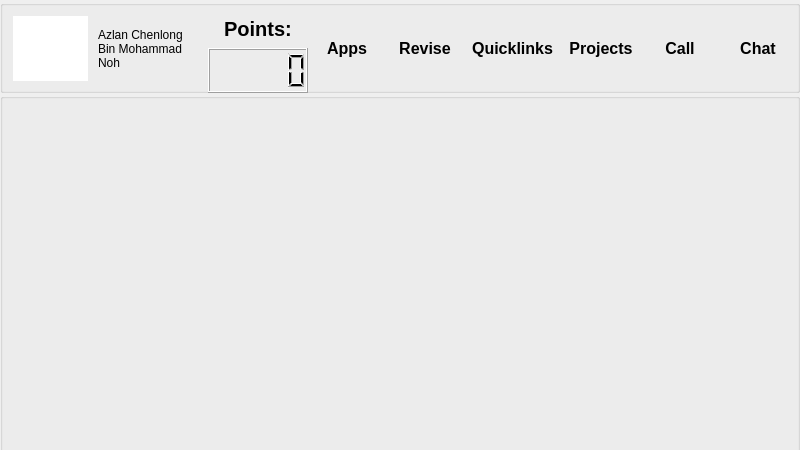
<?xml version="1.0" encoding="UTF-8"?>
<ui version="4.0">
 <class>Home</class>
 <widget class="QMainWindow" name="Home">
  <property name="windowModality">
   <enum>Qt::ApplicationModal</enum>
  </property>
  <property name="enabled">
   <bool>true</bool>
  </property>
  <property name="geometry">
   <rect>
    <x>0</x>
    <y>0</y>
    <width>800</width>
    <height>450</height>
   </rect>
  </property>
  <property name="sizePolicy">
   <sizepolicy hsizetype="Preferred" vsizetype="Preferred">
    <horstretch>0</horstretch>
    <verstretch>0</verstretch>
   </sizepolicy>
  </property>
  <property name="minimumSize">
   <size>
    <width>800</width>
    <height>450</height>
   </size>
  </property>
  <property name="maximumSize">
   <size>
    <width>1280</width>
    <height>720</height>
   </size>
  </property>
  <property name="acceptDrops">
   <bool>false</bool>
  </property>
  <property name="windowTitle">
   <string>Student Ignite</string>
  </property>
  <property name="accessibleName">
   <string>Student Ignite</string>
  </property>
  <property name="accessibleDescription">
   <string>Student Ignite - Home</string>
  </property>
  <property name="autoFillBackground">
   <bool>true</bool>
  </property>
  <property name="locale">
   <locale language="English" country="Singapore"/>
  </property>
  <property name="documentMode">
   <bool>false</bool>
  </property>
  <property name="tabShape">
   <enum>QTabWidget::Rounded</enum>
  </property>
  <property name="dockNestingEnabled">
   <bool>true</bool>
  </property>
  <property name="unifiedTitleAndToolBarOnMac">
   <bool>true</bool>
  </property>
  <widget class="QWidget" name="centralwidget">
   <property name="enabled">
    <bool>true</bool>
   </property>
   <property name="sizePolicy">
    <sizepolicy hsizetype="Preferred" vsizetype="Preferred">
     <horstretch>0</horstretch>
     <verstretch>0</verstretch>
    </sizepolicy>
   </property>
   <property name="minimumSize">
    <size>
     <width>800</width>
     <height>450</height>
    </size>
   </property>
   <property name="maximumSize">
    <size>
     <width>12800</width>
     <height>7200</height>
    </size>
   </property>
   <layout class="QVBoxLayout" name="verticalLayout_2">
    <property name="spacing">
     <number>0</number>
    </property>
    <property name="sizeConstraint">
     <enum>QLayout::SetMinimumSize</enum>
    </property>
    <property name="leftMargin">
     <number>0</number>
    </property>
    <property name="topMargin">
     <number>0</number>
    </property>
    <property name="rightMargin">
     <number>0</number>
    </property>
    <property name="bottomMargin">
     <number>200</number>
    </property>
    <item>
     <widget class="QGroupBox" name="groupBox_2">
      <property name="sizePolicy">
       <sizepolicy hsizetype="Preferred" vsizetype="Fixed">
        <horstretch>0</horstretch>
        <verstretch>0</verstretch>
       </sizepolicy>
      </property>
      <property name="minimumSize">
       <size>
        <width>0</width>
        <height>93</height>
       </size>
      </property>
      <property name="maximumSize">
       <size>
        <width>1280</width>
        <height>93</height>
       </size>
      </property>
      <layout class="QVBoxLayout" name="verticalLayout_3">
       <property name="spacing">
        <number>0</number>
       </property>
       <property name="leftMargin">
        <number>0</number>
       </property>
       <property name="topMargin">
        <number>0</number>
       </property>
       <property name="rightMargin">
        <number>0</number>
       </property>
       <property name="bottomMargin">
        <number>0</number>
       </property>
       <item>
        <layout class="QFormLayout" name="Top">
         <property name="sizeConstraint">
          <enum>QLayout::SetDefaultConstraint</enum>
         </property>
         <property name="fieldGrowthPolicy">
          <enum>QFormLayout::AllNonFixedFieldsGrow</enum>
         </property>
         <property name="rowWrapPolicy">
          <enum>QFormLayout::DontWrapRows</enum>
         </property>
         <item row="0" column="0">
          <layout class="QHBoxLayout" name="horizontalLayout">
           <property name="spacing">
            <number>10</number>
           </property>
           <property name="sizeConstraint">
            <enum>QLayout::SetFixedSize</enum>
           </property>
           <property name="leftMargin">
            <number>10</number>
           </property>
           <property name="topMargin">
            <number>10</number>
           </property>
           <property name="rightMargin">
            <number>10</number>
           </property>
           <property name="bottomMargin">
            <number>9</number>
           </property>
           <item>
            <widget class="QGraphicsView" name="Profile">
             <property name="maximumSize">
              <size>
               <width>75</width>
               <height>75</height>
              </size>
             </property>
             <property name="frameShape">
              <enum>QFrame::NoFrame</enum>
             </property>
             <property name="frameShadow">
              <enum>QFrame::Plain</enum>
             </property>
             <property name="verticalScrollBarPolicy">
              <enum>Qt::ScrollBarAlwaysOff</enum>
             </property>
             <property name="horizontalScrollBarPolicy">
              <enum>Qt::ScrollBarAlwaysOff</enum>
             </property>
             <property name="interactive">
              <bool>true</bool>
             </property>
            </widget>
           </item>
           <item>
            <widget class="QLabel" name="Name">
             <property name="sizePolicy">
              <sizepolicy hsizetype="Fixed" vsizetype="Preferred">
               <horstretch>0</horstretch>
               <verstretch>0</verstretch>
              </sizepolicy>
             </property>
             <property name="minimumSize">
              <size>
               <width>100</width>
               <height>0</height>
              </size>
             </property>
             <property name="maximumSize">
              <size>
               <width>120</width>
               <height>100</height>
              </size>
             </property>
             <property name="text">
              <string notr="true">Azlan Chenlong Bin Mohammad Noh</string>
             </property>
             <property name="scaledContents">
              <bool>true</bool>
             </property>
             <property name="alignment">
              <set>Qt::AlignLeading|Qt::AlignLeft|Qt::AlignVCenter</set>
             </property>
             <property name="wordWrap">
              <bool>true</bool>
             </property>
            </widget>
           </item>
          </layout>
         </item>
         <item row="0" column="1">
          <layout class="QHBoxLayout" name="buttons">
           <property name="spacing">
            <number>0</number>
           </property>
           <property name="sizeConstraint">
            <enum>QLayout::SetFixedSize</enum>
           </property>
           <item>
            <layout class="QVBoxLayout" name="pointsbox">
             <property name="spacing">
              <number>0</number>
             </property>
             <property name="sizeConstraint">
              <enum>QLayout::SetFixedSize</enum>
             </property>
             <property name="rightMargin">
              <number>0</number>
             </property>
             <item>
              <widget class="QLabel" name="pointslable">
               <property name="enabled">
                <bool>true</bool>
               </property>
               <property name="sizePolicy">
                <sizepolicy hsizetype="Fixed" vsizetype="Fixed">
                 <horstretch>0</horstretch>
                 <verstretch>0</verstretch>
                </sizepolicy>
               </property>
               <property name="minimumSize">
                <size>
                 <width>100</width>
                 <height>45</height>
                </size>
               </property>
               <property name="maximumSize">
                <size>
                 <width>200</width>
                 <height>45</height>
                </size>
               </property>
               <property name="font">
                <font>
                 <pointsize>15</pointsize>
                 <bold>true</bold>
                </font>
               </property>
               <property name="text">
                <string>Points:</string>
               </property>
               <property name="alignment">
                <set>Qt::AlignCenter</set>
               </property>
              </widget>
             </item>
             <item>
              <widget class="QLCDNumber" name="Points">
               <property name="sizePolicy">
                <sizepolicy hsizetype="Fixed" vsizetype="Fixed">
                 <horstretch>0</horstretch>
                 <verstretch>0</verstretch>
                </sizepolicy>
               </property>
               <property name="minimumSize">
                <size>
                 <width>100</width>
                 <height>45</height>
                </size>
               </property>
               <property name="maximumSize">
                <size>
                 <width>200</width>
                 <height>45</height>
                </size>
               </property>
              </widget>
             </item>
            </layout>
           </item>
           <item>
            <widget class="QToolButton" name="Appsb">
             <property name="sizePolicy">
              <sizepolicy hsizetype="Maximum" vsizetype="Maximum">
               <horstretch>0</horstretch>
               <verstretch>0</verstretch>
              </sizepolicy>
             </property>
             <property name="minimumSize">
              <size>
               <width>10</width>
               <height>10</height>
              </size>
             </property>
             <property name="maximumSize">
              <size>
               <width>200</width>
               <height>100</height>
              </size>
             </property>
             <property name="font">
              <font>
               <pointsize>12</pointsize>
               <bold>true</bold>
              </font>
             </property>
             <property name="text">
              <string>Apps</string>
             </property>
             <property name="popupMode">
              <enum>QToolButton::InstantPopup</enum>
             </property>
             <property name="toolButtonStyle">
              <enum>Qt::ToolButtonTextOnly</enum>
             </property>
             <property name="autoRaise">
              <bool>true</bool>
             </property>
             <property name="arrowType">
              <enum>Qt::NoArrow</enum>
             </property>
            </widget>
           </item>
           <item>
            <widget class="QToolButton" name="Reviseb">
             <property name="sizePolicy">
              <sizepolicy hsizetype="Maximum" vsizetype="Maximum">
               <horstretch>0</horstretch>
               <verstretch>0</verstretch>
              </sizepolicy>
             </property>
             <property name="minimumSize">
              <size>
               <width>10</width>
               <height>10</height>
              </size>
             </property>
             <property name="maximumSize">
              <size>
               <width>200</width>
               <height>100</height>
              </size>
             </property>
             <property name="font">
              <font>
               <pointsize>12</pointsize>
               <bold>true</bold>
              </font>
             </property>
             <property name="text">
              <string>Revise</string>
             </property>
             <property name="popupMode">
              <enum>QToolButton::InstantPopup</enum>
             </property>
             <property name="toolButtonStyle">
              <enum>Qt::ToolButtonTextOnly</enum>
             </property>
             <property name="autoRaise">
              <bool>true</bool>
             </property>
             <property name="arrowType">
              <enum>Qt::NoArrow</enum>
             </property>
            </widget>
           </item>
           <item>
            <widget class="QToolButton" name="Quicklinksb">
             <property name="sizePolicy">
              <sizepolicy hsizetype="Maximum" vsizetype="Maximum">
               <horstretch>0</horstretch>
               <verstretch>0</verstretch>
              </sizepolicy>
             </property>
             <property name="minimumSize">
              <size>
               <width>10</width>
               <height>10</height>
              </size>
             </property>
             <property name="maximumSize">
              <size>
               <width>200</width>
               <height>100</height>
              </size>
             </property>
             <property name="font">
              <font>
               <pointsize>12</pointsize>
               <bold>true</bold>
              </font>
             </property>
             <property name="text">
              <string>Quicklinks</string>
             </property>
             <property name="popupMode">
              <enum>QToolButton::InstantPopup</enum>
             </property>
             <property name="toolButtonStyle">
              <enum>Qt::ToolButtonTextOnly</enum>
             </property>
             <property name="autoRaise">
              <bool>true</bool>
             </property>
             <property name="arrowType">
              <enum>Qt::NoArrow</enum>
             </property>
            </widget>
           </item>
           <item>
            <widget class="QToolButton" name="button">
             <property name="sizePolicy">
              <sizepolicy hsizetype="Maximum" vsizetype="Maximum">
               <horstretch>0</horstretch>
               <verstretch>0</verstretch>
              </sizepolicy>
             </property>
             <property name="minimumSize">
              <size>
               <width>10</width>
               <height>10</height>
              </size>
             </property>
             <property name="maximumSize">
              <size>
               <width>200</width>
               <height>100</height>
              </size>
             </property>
             <property name="font">
              <font>
               <pointsize>12</pointsize>
               <bold>true</bold>
              </font>
             </property>
             <property name="text">
              <string>Projects</string>
             </property>
             <property name="popupMode">
              <enum>QToolButton::InstantPopup</enum>
             </property>
             <property name="toolButtonStyle">
              <enum>Qt::ToolButtonTextOnly</enum>
             </property>
             <property name="autoRaise">
              <bool>true</bool>
             </property>
             <property name="arrowType">
              <enum>Qt::NoArrow</enum>
             </property>
            </widget>
           </item>
           <item>
            <widget class="QToolButton" name="Quicklinksb_3">
             <property name="sizePolicy">
              <sizepolicy hsizetype="Maximum" vsizetype="Maximum">
               <horstretch>0</horstretch>
               <verstretch>0</verstretch>
              </sizepolicy>
             </property>
             <property name="minimumSize">
              <size>
               <width>10</width>
               <height>10</height>
              </size>
             </property>
             <property name="maximumSize">
              <size>
               <width>200</width>
               <height>100</height>
              </size>
             </property>
             <property name="font">
              <font>
               <pointsize>12</pointsize>
               <bold>true</bold>
              </font>
             </property>
             <property name="text">
              <string>Call</string>
             </property>
             <property name="popupMode">
              <enum>QToolButton::InstantPopup</enum>
             </property>
             <property name="toolButtonStyle">
              <enum>Qt::ToolButtonTextOnly</enum>
             </property>
             <property name="autoRaise">
              <bool>true</bool>
             </property>
             <property name="arrowType">
              <enum>Qt::NoArrow</enum>
             </property>
            </widget>
           </item>
           <item>
            <widget class="QToolButton" name="Quicklinksb_2">
             <property name="sizePolicy">
              <sizepolicy hsizetype="Maximum" vsizetype="Maximum">
               <horstretch>0</horstretch>
               <verstretch>0</verstretch>
              </sizepolicy>
             </property>
             <property name="minimumSize">
              <size>
               <width>10</width>
               <height>10</height>
              </size>
             </property>
             <property name="maximumSize">
              <size>
               <width>200</width>
               <height>100</height>
              </size>
             </property>
             <property name="font">
              <font>
               <pointsize>12</pointsize>
               <bold>true</bold>
              </font>
             </property>
             <property name="text">
              <string>Chat</string>
             </property>
             <property name="popupMode">
              <enum>QToolButton::InstantPopup</enum>
             </property>
             <property name="toolButtonStyle">
              <enum>Qt::ToolButtonTextOnly</enum>
             </property>
             <property name="autoRaise">
              <bool>true</bool>
             </property>
             <property name="arrowType">
              <enum>Qt::NoArrow</enum>
             </property>
            </widget>
           </item>
          </layout>
         </item>
        </layout>
       </item>
      </layout>
     </widget>
    </item>
    <item>
     <widget class="QGroupBox" name="groupBox">
      <property name="sizePolicy">
       <sizepolicy hsizetype="Preferred" vsizetype="Preferred">
        <horstretch>0</horstretch>
        <verstretch>0</verstretch>
       </sizepolicy>
      </property>
      <property name="minimumSize">
       <size>
        <width>0</width>
        <height>1187</height>
       </size>
      </property>
      <property name="title">
       <string/>
      </property>
     </widget>
    </item>
   </layout>
  </widget>
 </widget>
 <resources/>
 <connections/>
</ui>
